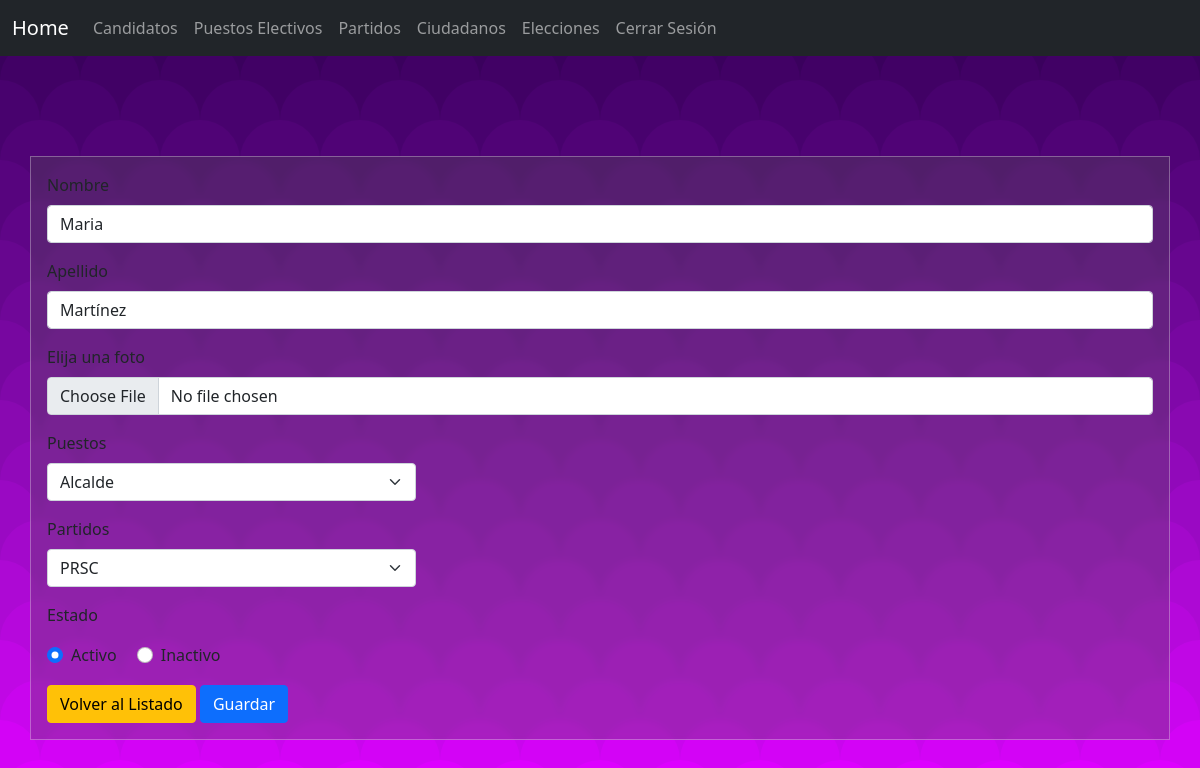
The page /Candidatos/edit.php?id=10 (signed in) on the database its author committed.
### tables this page shows
CREATE TABLE `candidato` (
  `Id` int(11) NOT NULL,
  `Nombre` varchar(60) NOT NULL,
  `Apellido` varchar(60) NOT NULL,
  `Partido` int(11) NOT NULL,
  `Puesto` int(60) NOT NULL,
  `Foto` varchar(100) DEFAULT NULL,
  `Estado` tinyint(1) NOT NULL
);

### Candidatos/ServiceDataBaseCandidato.php (called while the page is built, shortened)
<?php
 class ServiceDataBaseCandidato{
    private $context;
    public function __construct($isRoot = false){
        $prefijo = ($isRoot) ? "" : "../";
        $this->directory = "{$prefijo}database";
        $this->context = new EleccionesContext($this->directory);
    }
    public function GetById($id){
        $candidato = null;
        $stmt = $this->context->db->prepare("select * from candidato where Id = ?");
        $stmt->bind_param("i", $id);
        $stmt->execute();
        $result = $stmt->get_result();
        if ($result->num_rows === 0) {
            return null;
        } else {
          $row = $result->fetch_object();
          $candidato = new Candidato($row->Id,$row->Nombre,$row->Apellido,$row->Partido,$row->Puesto,$row->Foto,$row->Estado);
        }
        return $candidato;
    }
}

### database/EleccionesContext.php (called while the page is built, shortened)
<?php
class EleccionesContext{
    public function __construct($directory)
    {
        $this->fileHandler = new JsonFileHandler($directory,"configuration");
        $configuration = $this->fileHandler->ReadConfiguration();
        $this->db = new mysqli($configuration->server,$configuration->user,$configuration->password,$configuration->database);
    }
}
?>

### FileHandler/FileHandlerBase.php (called while the page is built, shortened)
<?php
    class FileHandlerBase{
        function __construct($directory,$filename)
        {
            $this->directory = $directory;
            $this->filename = $filename;
        }
    }

### FileHandler/JsonFileHandler.php (called while the page is built, shortened)
<?php
class JsonFileHandler extends FileHandlerBase{
    function ReadConfiguration(){
       $path = $this->directory . "/". $this->filename . ".json";
        if(file_exists($path)){
            $file = fopen($path,"r");
            $contents = fread($file,filesize($path));
            return json_decode($contents);
        }else{
            return false;
        }
    }
}
?>

### Candidatos/Candidato.php (called while the page is built, shortened)
<?php
    class Candidato {
        public function __construct($Id,$Nombre,$Apellido,$Partido,$Puesto,$Foto,$Estado){
            $this->Nombre=$Nombre;
            $this->Apellido=$Apellido;
            $this->Partido=$Partido;
            $this->Puesto=$Puesto;
            $this->Estado=$Estado;
        }
    }
?>

### Puestos/ServiceDataBasePuesto.php (called while the page is built, shortened)
<?php
 class ServiceDataBasePuesto{
    private $context;
    public function __construct($isRoot = false){
        $prefijo = ($isRoot) ? "" : "../";
        $this->directory = "{$prefijo}database";
        $this->context = new EleccionesContext($this->directory);
    }
    public function GetList(){
        $listadoPuestos = array();
        $stmt = $this->context->db->prepare("select * from puesto");
        $stmt->execute();
        $result = $stmt->get_result();
        if ($result->num_rows === 0) {
            return array();
        } else {
            while ($row = $result->fetch_object()) {
                $puesto = new Puesto($row->Id,$row->Nombre,$row->Descripcion,$row->Estado);
                array_push($listadoPuestos, $puesto);
            }
        }
        return $listadoPuestos;
    }
}

### Puestos/Puesto.php (called while the page is built, shortened)
<?php
    class Puesto {
        public function __construct($Id,$Nombre,$Descripcion,$Estado){
            $this->Id = $Id;
            $this->Nombre=$Nombre;
        }
    }
?>

### Partidos/ServiceDataBasePartido.php (called while the page is built, shortened)
<?php
 class ServiceDataBasePartido{
    private $context;
    public function __construct($isRoot = false){
        $prefijo = ($isRoot) ? "" : "../";
        $this->directory = "{$prefijo}database";
        $this->context = new EleccionesContext($this->directory);
    }
    public function GetList(){
        $listadoPartidos = array();
        $stmt = $this->context->db->prepare("select * from partido");
        $stmt->execute();
        $result = $stmt->get_result();
        if ($result->num_rows === 0) {
            return array();
        } else {
            while ($row = $result->fetch_object()) {
                $partido = new Partido($row->Id,$row->Nombre,$row->Descripcion,$row->Logo,$row->Estado);
                array_push($listadoPartidos, $partido);
            }
        }
        return $listadoPartidos;
    }
}

### Partidos/Partido.php (called while the page is built, shortened)
<?php
    class Partido {
        public function __construct($Id,$Nombre,$Descripcion,$Logo,$Estado){
            $this->Id = $Id;
            $this->Nombre=$Nombre;
        }
    }
?>

### Elecciones/ServiceDataBaseEleccion.php (called while the page is built, shortened)
<?php
 class ServiceDataBaseEleccion{
    private $context;
    public function __construct($isRoot = false){
        $prefijo = ($isRoot) ? "" : "../";
        $this->directory = "{$prefijo}database";
        $this->context = new EleccionesContext($this->directory);
    }
    public function GetList(){
        $listadoElecciones = array();
        $stmt = $this->context->db->prepare("select * from eleccion");
        $stmt->execute();
        $result = $stmt->get_result();
        if ($result->num_rows === 0) {
            return array();
        } else {
            while ($row = $result->fetch_object()) {
                $eleccion = new Eleccion($row->Id,$row->Nombre,$row->FechaRealizacion,$row->Estado);
                array_push($listadoElecciones, $eleccion);
            }
        }
        return $listadoElecciones;
    }
}

### Elecciones/Eleccion.php (called while the page is built, shortened)
<?php
    class Eleccion {
        public function __construct($Id,$Nombre,$FechaRealizacion,$Estado){
            $this->Estado=$Estado;
        }
    }
?>

### helpers/utilities.php (called while the page is built, shortened)
<?php
    class Utilities{
    public function isActive($List){
        $isThere = false;
        return $isThere;
    }
}

### Candidatos/edit.php (the view, shortened to what this page needs)
<?php
    require_once "../helpers/utilities.php";
    require_once 'Candidato.php';
    require_once '../Elecciones/Eleccion.php';
    require_once '../Partidos/Partido.php';
    require_once '../Puestos/Puesto.php';
    require_once '../Layout/adminLayout.php';
    require_once '../FileHandler/FileHandlerBase.php';
    require_once '../FileHandler/JsonFileHandler.php';
    require_once '../database/EleccionesContext.php';
    require_once 'ServiceDataBaseCandidato.php';
    require_once "../Elecciones/ServiceDataBaseEleccion.php";
    require_once '../Partidos/ServiceDataBasePartido.php';
    require_once '../Puestos/ServiceDataBasePuesto.php';
    $layout = new Layout();
    $serviceEleccion = new ServiceDataBaseEleccion();
    $service = new ServiceDataBaseCandidato();
    $utilities = new Utilities();
    $servicePartido  = new ServiceDataBasePartido();
    $servicePuesto = new ServiceDataBasePuesto();
    $candidato = null;
    $Puestos = $servicePuesto->GetList();
    $Partidos = $servicePartido->GetList();
    $Elecciones = $serviceEleccion->GetList();
    $IsActive = $utilities->isActive($Elecciones);
    if (isset($_GET["id"])) {
        $candidato = $service->GetById($_GET["id"]);
    }
?>
    <?php echo $layout->printHeader() ?>
    <?php if ($candidato == null) : ?>
        <h2>No existe este candidato</h2>
    <?php else : ?>
        <form action="edit.php" method="POST" enctype="multipart/form-data">
            <div class="mb-3">
                <label for="hero-name" class="form-label">Nombre</label>
                <input name="nombre" value="<?php echo $candidato->Nombre ?>" type="text" class="form-control" id="hero-name">
            </div>
            <div class="mb-3">
                <label for="hero-name" class="form-label">Apellido</label>
                <input name="apellido" value="<?php echo $candidato->Apellido ?>" type="text" class="form-control" id="hero-name">
            </div>
            <div class="mb-3">
                <label for="student-photo" class="form-label">Elija una foto</label>
                <input name="imagen" required accept="image/png, image/jpeg" type="file"  class="form-control" id="student-photo">
            </div>
            <div class="mb-3 col-md-4">
                <label for="career" class="form-label">Puestos</label>
                <select name="puesto" class="form-select" id="career">
                    <?php foreach ($Puestos as $puesto) : ?>
                        <?php if ($puesto->Id == $candidato->Puesto) : ?>
                            <option selected value="<?= $puesto->Id ?>"> <?= $puesto->Nombre ?> </option>
                        <?php else : ?>
                            <option value="<?= $puesto->Id; ?>"> <?= $puesto->Nombre ?> </option>
                        <?php endif; ?>
                    <?php endforeach; ?>
                </select>
            </div>
            <div class="mb-3 col-md-4">
                <label for="career" class="form-label">Partidos</label>
                <select name="partido" class="form-select" id="career">
                    <?php foreach ($Partidos as $partido) : ?>
                        <?php if ($partido->Id == $candidato->Partido) : ?>
                            <option selected value="<?= $partido->Id; ?>"> <?= $partido->Nombre ?> </option>
                        <?php else : ?>
                            <option value="<?= $partido->Id; ?>"> <?= $partido->Nombre ?> </option>
                        <?php endif; ?>
                    <?php endforeach; ?>
                </select>
            </div>
            <div class="mb-3">
                <p>Estado</p>
                        <div class="form-check form-check-inline">
                            <input
                            <?php if($candidato->Estado==1): ?>  checked
                            <?php endif; ?> class="form-check-input" <?php if($IsActive): ?> disabled <?php endif; ?> type="radio" value="Activo" name="estado" id="activo"/>
                            <label class="form-check-label" for="activo">Activo</label>
                        </div>
                        <div class="form-check form-check-inline">
                            <input
                            <?php if($candidato->Estado==0): ?>  checked
                            <?php endif; ?> class="form-check-input" <?php if($IsActive): ?> disabled <?php endif; ?> type="radio" value="Inactivo" name="estado" id="inactivo"/>
                            <label class="form-check-label" for="inactivo">Inactivo</label>
                        </div>
            </div>
            <a href="../AdminPage/candidatos.php" class="btn btn-warning">Volver al Listado</a>
            <button type="submit" class="btn btn-primary">Guardar</button>
        </form>
    <?php endif; ?>
    <?php echo $layout->printFooter() ?>

### assets/css/style.css (style rules this page uses)
body { background-image: url("../img/background/Dragon-Scales.svg"); background-attachment: fixed; }

### rows shown on the page
candidato: nombre "Maria", apellido "Martínez", Estado "☑ Activo", Estado "☐ Inactivo"

### other values the page prints
form field puesto "Alcalde"
form field partido "PRSC"
